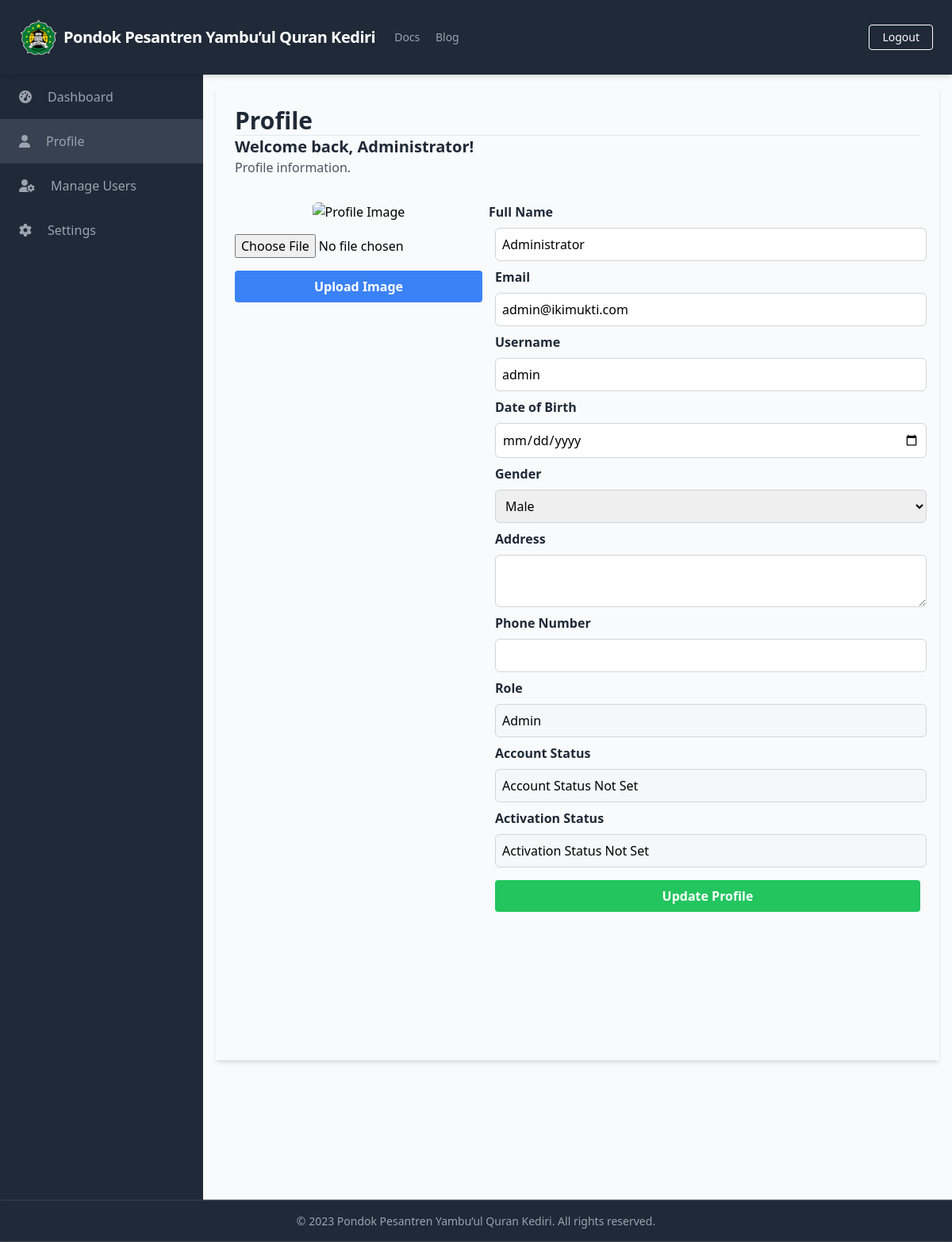
Screenshot of /profiles/profile.php (signed in) with the database file from the repository.
### tables this page shows
CREATE TABLE `users` (
  `UserID` int(11) NOT NULL,
  `Username` varchar(50) NOT NULL,
  `Password` varchar(255) NOT NULL,
  `Email` varchar(100) NOT NULL,
  `FullName` varchar(100) DEFAULT NULL,
  `DateOfBirth` date DEFAULT NULL,
  `Gender` varchar(10) DEFAULT NULL,
  `Address` text DEFAULT NULL,
  `PhoneNumber` varchar(20) DEFAULT NULL,
  `RoleID` int(11) DEFAULT NULL,
  `AccountCreationDate` timestamp NOT NULL DEFAULT current_timestamp() ON UPDATE current_timestamp(),
  `LastLogin` datetime DEFAULT NULL,
  `AccountStatus` varchar(20) DEFAULT NULL,
  `ProfilePictureURL` varchar(255) DEFAULT NULL,
  `ActivationStatus` varchar(20) DEFAULT NULL
);

CREATE TABLE `role` (
  `RoleID` int(11) NOT NULL,
  `RoleName` varchar(50) NOT NULL
);

### database/connection.php (called while the page is built, shortened)
<?php
$baseUrl = "http://localhost/final_project_munir_2023/";

### public/profiles/profile.php (the view, shortened to what this page needs)
<?php
require_once('../../database/connection.php');
include_once('../components/header.php');
$user_id = $_SESSION['UserID'];
$select_query = "SELECT Users.*, Role.RoleName FROM Users
                LEFT JOIN Role ON Users.RoleID = Role.RoleID
                WHERE Users.UserID = ?";
$select_stmt = $conn->prepare($select_query);
$select_stmt->bind_param('i', $user_id);
$select_stmt->execute();
$result = $select_stmt->get_result();
if ($result->num_rows === 1) {
    $user = $result->fetch_assoc();
} else {
}
?>
<div class="h-screen flex flex-col">
    <?php include('../components/navbar.php'); ?>
    <div class="flex-grow bg-gray-50 flex flex-row shadow-md">
        <?php include('../components/sidebar.php'); ?>
        <main class=" bg-gray-50 flex flex-col flex-1 overflow-y-scroll h-screen flex-shrink-0 sc-hide pb-40">
            <div class="flex items-start justify-start p-6 shadow-md m-4 flex-1 flex-col">
                <h1 class="text-3xl text-gray-800 font-semibold border-b border-gray-200 w-full">Profile</h1>
                <h2 class="text-xl text-gray-800 font-semibold">Welcome back, <?php echo $_SESSION['FullName']; ?>!</h2>
                <p class="text-gray-600">Profile information.</p>
                <div class="flex flex-row w-full space-x-2 space-y-2 mt-4 mb-4">
                    <div class="flex flex-col w-96 items-center justify-top pt-4">
                        <img src="<?php echo $baseUrl; ?>public/static/image/profile/<?php echo $_SESSION['ProfilePictureURL']; ?>" alt="Profile Image" class="rounded-md object-cover mb-4">
                        <form id="image-upload-form" action="upload_image.php" method="POST" enctype="multipart/form-data" class="w-full">
                            <input type="file" name="profile_image" accept="image/*">
                            <button type="button" onclick="confirmImageUpload()" class="bg-blue-500 hover-bg-blue-700 text-white font-bold py-2 px-4 rounded mt-4 w-full">
                                Upload Image
                            </button>
                        </form>
                    </div>
                    <form action="profile.php" method="POST" class="flex flex-col w-full space-x-2 mt-4 mb-4" id="profile-update-form">
                        <label for="fullname" class="block font-semibold text-gray-800 mt-2 mb-2">Full Name</label>
                        <input type="text" id="fullname" name="fullname" class="w-full rounded-md border-gray-300 focus-border-blue-500 focus-ring focus-ring-blue-500 focus-ring-opacity-50 focus-outline-none px-2 py-2 border" value="<?php echo $user['FullName']; ?>">
                        <label for="email" class="block font-semibold text-gray-800 mt-2 mb-2">Email</label>
                        <input type="email" id="email" name="email" class="w-full rounded-md border-gray-300 focus-border-blue-500 focus-ring focus-ring-blue-500 focus-ring-opacity-50 focus-outline-none px-2 py-2 border" value="<?php echo $user['Email']; ?>">
                        <label for="username" class="block font-semibold text-gray-800 mt-2 mb-2">Username</label>
                        <input type="text" id="username" name="username" class="w-full rounded-md border-gray-300 focus-border-blue-500 focus-ring focus-ring-blue-500 focus-ring-opacity-50 focus-outline-none px-2 py-2 border" value="<?php echo $user['Username']; ?>">
                        <label for="dob" class="block font-semibold text-gray-800 mt-2 mb-2">Date of Birth</label>
                        <input type="date" id="dob" name="dob" class="w-full rounded-md border-gray-300 focus-border-blue-500 focus-ring focus-ring-blue-500 focus-ring-opacity-50 focus-outline-none px-2 py-2 border" value="<?php echo $user['DateOfBirth']; ?>">
                        <label for="gender" class="block font-semibold text-gray-800 mt-2 mb-2">Gender</label>
                        <select id="gender" name="gender" class="w-full rounded-md border-gray-300 focus-border-blue-500 focus-ring focus-ring-blue-500 focus-ring-opacity-50 focus-outline-none px-2 py-2 border">
                            <option value="Male" <?php if ($user['Gender'] === 'Male') echo 'selected'; ?>>Male</option>
                        </select>
                        <label for="address" class="block font-semibold text-gray-800 mt-2 mb-2">Address</label>
                        <textarea id="address" name="address" class="w-full rounded-md border-gray-300 focus-border-blue-500 focus-ring focus-ring-blue-500 focus-ring-opacity-50 focus-outline-none px-2 py-2 border"><?php echo $user['Address']; ?></textarea>
                        <label for="phone" class="block font-semibold text-gray-800 mt-2 mb-2">Phone Number</label>
                        <input type="text" id="phone" name="phone" class="w-full rounded-md border-gray-300 focus-border-blue-500 focus-ring focus-ring-blue-500 focus-ring-opacity-50 focus-outline-none px-2 py-2 border" value="<?php echo $user['PhoneNumber']; ?>">
                        <label for="role" class="block font-semibold text-gray-800 mt-2 mb-2">Role</label>
                        <input type="text" id="role" name="role" class="w-full rounded-md border-gray-300 focus-border-blue-500 focus-ring focus-ring-blue-500 focus-ring-opacity-50 focus-outline-none px-2 py-2 border" value="<?php echo $user['RoleName']; ?>" disabled>
                        <label for="accountStatus" class="block font-semibold text-gray-800 mt-2 mb-2">Account Status</label>
                        <input type="text" id="accountStatus" name="accountStatus" class="w-full rounded-md border-gray-300 focus-border-blue-500 focus-ring focus-ring-blue-500 focus-ring-opacity-50 focus-outline-none px-2 py-2 border" value="<?php echo ($user['AccountStatus'] !== null) ? $user['AccountStatus'] : 'Account Status Not Set'; ?>" disabled>
                        <label for="activationStatus" class="block font-semibold text-gray-800 mt-2 mb-2">Activation Status</label>
                        <input type="text" id="activationStatus" name="activationStatus" class="w-full rounded-md border-gray-300 focus-border-blue-500 focus-ring focus-ring-blue-500 focus-ring-opacity-50 focus-outline-none px-2 py-2 border" value="<?php echo ($user['ActivationStatus'] !== null) ? $user['ActivationStatus'] : 'Activation Status Not Set'; ?>" disabled>
                        <button type="submit" class="bg-green-500 hover:bg-green-700 text-white font-bold py-2 px-4 rounded mt-4">
                            Update Profile
                        </button>
                    </form>
                </div>
            </div>
        </main>
    </div>
    <?php include('../components/footer.php'); ?>
</div>
</body>
</html>

### rows the page displays
users: fullname "Administrator", email "admin@ikimukti.com", username "admin", role "Admin", accountStatus "Account Status Not Set", activationStatus "Activation Status Not Set"

### other values shown
$baseTitle "Pondok Pesantren Yambu’ul Quran Kediri"
$_SESSION['FullName'] "Administrator"
